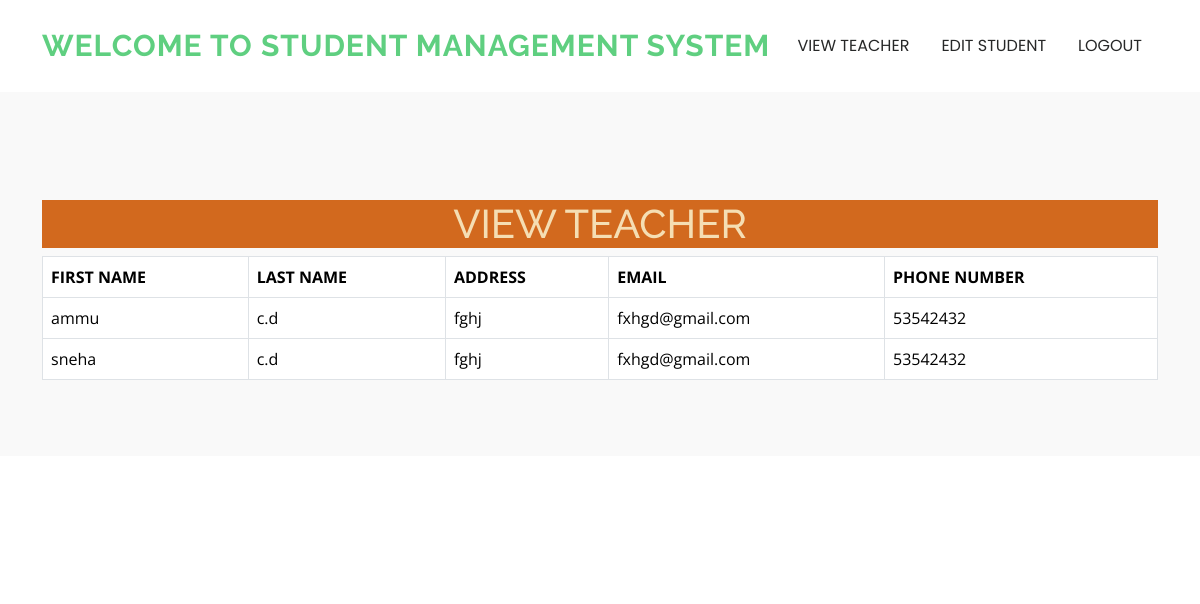
/view_teacher_student, run on the app's committed database.
### sampleapp/models.py (models this page shows)
class Teacher(models.Model):
    teacher_id=models.ForeignKey(User,on_delete=models.CASCADE)
    experience=models.IntegerField(null=True)
    salary=models.IntegerField(null=True)

class User(AbstractUser):
    usertype=models.CharField(max_length=50)
    address=models.CharField(max_length=255,null=True)
    phone_number= models.IntegerField(null=True)

### sampleapp/views.py (the view)
# urls.py: path("view_teacher_student",views.view_teacher_student,name="view_teacher_student"),
def view_teacher_student(request):
     y=Teacher.objects.all()
     return render(request,"view_teacher_student.html",{"data":y})

### sampleapp/templates/view_teacher_student.html (shortened to what this page needs)
{% extends "studenthome.html" %}
{%  load static %}
{% block content1 %}
       <section id="hero" class=" light-background">
<div class="container mt-5"  >
            <h1 style="text-align: center;color:wheat;background-color: chocolate;">VIEW TEACHER</h1>
     <table class="table table-bordered">
        <tr>
            <th>FIRST NAME</th>
            <th>LAST NAME</th>
             <th>ADDRESS</th>
            <th>EMAIL </th>
            <th>PHONE NUMBER</th>
        </tr>
        {% for i in  data %}
        <tr>
          <td>{{i.teacher_id.first_name}}</td>
          <td>{{i.teacher_id.last_name}}</td>
          <td>{{i.teacher_id.address}}</td>
          <td>{{i.teacher_id.email}}</td>
          <td>{{i.teacher_id.phone_number}}</td>
        </tr>
         {% endfor %}
    </table>
</div>
       </section>
{% endblock content1 %}

### sampleapp/static/assets/css/main.css (style rules this page uses)
:root { --default-font: "Open Sans", system-ui, -apple-system, "Segoe UI", Roboto, "Helvetica Neue", Arial, "Noto Sans", "Liberation Sans", sans-serif, "Apple Color Emoji", "Segoe UI Emoji", "Segoe UI Symbol", "Noto Color Emoji"; --heading-font: "Raleway", sans-serif; --nav-font: "Poppins", sans-serif; }
:root { --background-color: #ffffff; --default-color: #444444; --heading-color: #37423b; --accent-color: #5fcf80; --surface-color: #ffffff; --contrast-color: #ffffff; }
:root { --nav-color: #272828; --nav-hover-color: #5fcf80; --nav-mobile-background-color: #ffffff; --nav-dropdown-background-color: #ffffff; --nav-dropdown-color: #272828; --nav-dropdown-hover-color: #5fcf80; }
.light-background { --background-color: #f9f9f9; --surface-color: #ffffff; }
:root { scroll-behavior: smooth; }
body { color: var(--default-color); background-color: var(--background-color); font-family: var(--default-font); }
h1, h2, h3, h4, h5, h6 { color: var(--heading-color); font-family: var(--heading-font); }
section, .section { color: var(--default-color); background-color: var(--background-color); padding: 60px 0; scroll-margin-top: 900px; overflow: clip; }

### data on the page
Teacher: teacher_id.first_name "ammu", teacher_id.last_name "c.d", teacher_id.address "fghj", teacher_id.email "fxhgd@gmail.com", teacher_id.phone_number "53542432"
Teacher: teacher_id.first_name "sneha", teacher_id.last_name "c.d", teacher_id.address "fghj", teacher_id.email "fxhgd@gmail.com", teacher_id.phone_number "53542432"
